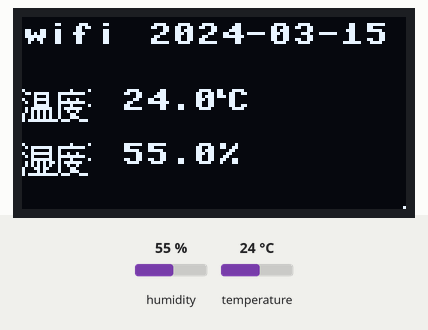
Simulated run of this program. Board: ESP32 board running MicroPython. Parts: 128×64 one-colour display. The inputs (shaded band) are chosen by the test bench; at power-on: humidity 55 %, temperature 24 °C. WiFi joins after 1.5 s; the clock reads 2024-03-15 10:24:30 at power-on unless the program sets it; no MQTT or app messages arrive unless stated; library files of the repository ran but are not shown: ssd1306.py, font_cn.py; what the program prints to the serial console is not drawn.

Above: at 3.3 s.
3.4 s: humidity set to 22 %
At 5.4 s:
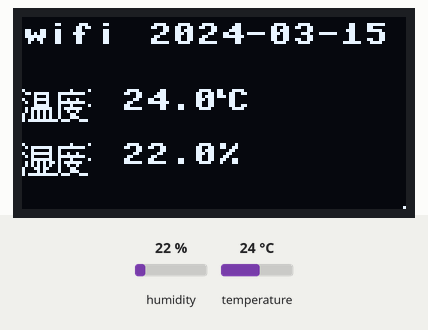
6.2 s: temperature set to 12 °C
At 7.2 s:
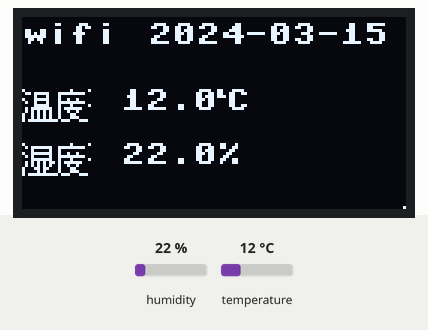
9.0 s: humidity set to 40 %
At 11.8 s:
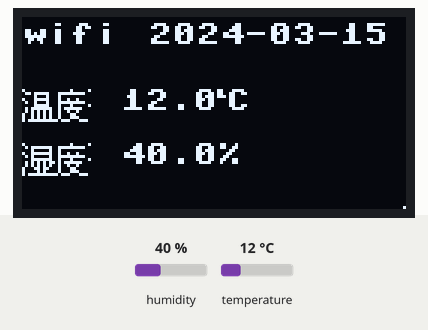
12.3 s: temperature set to 19 °C
Timing chart, 0 to 15.3 s (numbered marks = the images above; inputs shaded):
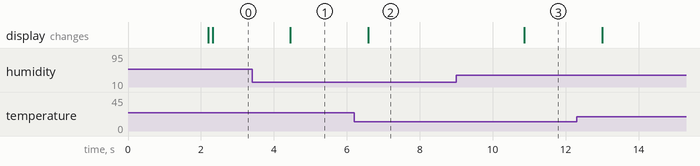

The program:

sensor.py
```python
from wifi import wifi
from mqtt_pub import connect_mqtt, mqtt_publish_env
import machine
import network
import dht
import ssd1306
import time
import oled_layout

wifiStatu = False if wifi is None else wifi.isconnected()

if wifiStatu:
    print("✅ 已连接网络:", wifi.ifconfig())
else:
    print("❌ 网络未连接")

# 获取mqtt连接状态
qtStatu = connect_mqtt()

# --- 初始化硬件 ---
# DHT22 传感器
dht_pin = machine.Pin(5)
sensor = dht.DHT22(dht_pin)

# OLED 显示 (I2C, SDA=17, SCL=18)
# 此处有坑，我的引脚是 17 和 18，但有些板子可能是 21 和 22，需要你通过checkLedGpi脚本进行检测
i2c = machine.SoftI2C(sda=machine.Pin(17), scl=machine.Pin(18))
oled = ssd1306.SSD1306_I2C(128, 64, i2c)


def get_time_string(wifi_on):
    """联网则从网络同步时间，否则用本地 RTC"""
    try:
        if wifi_on:
            import ntptime
            ntptime.settime()

            t = time.localtime()  # 默认是 UTC
        else:
            t = time.localtime(time.time() + 8 * 3600)

        return "{:04d}-{:02d}-{:02d} {:02d}:{:02d}:{:02d}".format(
            t[0], t[1], t[2], t[3], t[4], t[5]
        )
    except Exception:
        return "2000-01-01 00:00:00"


while True:
    try:
        # 读取 DHT22
        sensor.measure()
        t = round(sensor.temperature(), 1)
        h = round(sensor.humidity(), 1)
        print(f"{t:.1f}°C, {h:.1f}%")

        now_str = get_time_string(wifiStatu)

        # --- 渲染 OLED ---
        oled_layout.render(oled, t, h, now_str, wifiStatu)

        # 发布 MQTT 消息
        if qtStatu is True:
            mqtt_publish_env(t, h, now_str)

        print(f"{now_str} temp is {t}，humi is {h}");

    except Exception as e:
        print("Error:", e)

    time.sleep(2)
```

wifi.py
```python
def connect_wifi(ssid, password, timeout=5):
    import network
    import time

    wifi = network.WLAN(network.STA_IF)
    wifi.active(True)

    if not wifi.active():
        print("❌ WiFi 模块激活失败")
        return None

    print('Connecting to network...')
    try:
        wifi.connect(ssid, password)
    except OSError as e:
        print(f"❌ WiFi 连接调用异常: {e}")
        return None

    start_time = time.time()
    while not wifi.isconnected():
        if time.time() - start_time > timeout:
            print(f"❌ Failed to connect to WiFi '{ssid}' within {timeout} seconds.")
            return None
        time.sleep(1)

    print('✅ Network connected:', wifi.ifconfig())
    return wifi


ssid = 'Mint iPhone'  # 替换为你的WiFi名称
password = 'lovemint'  # 替换为你的WiFi密码

wifi = connect_wifi(ssid, password)
if wifi is None:
    print("⚠️ 无法连接到网络，请检查 WiFi 名称和密码。")
```

mqtt_pub.py
```python
# mqtt_pub.py — minimal MQTT helper for ESP32/MicroPython
# Responsibilities:
#   1) connect_mqtt(...) : establish a global MQTT client
#   2) mqtt_publish_env(temp, humi, timestamp, mqtt_topic=...) : publish JSON once
#      (only if connected; otherwise return False)

from umqtt.simple import MQTTClient
import machine
import network
import ujson

# ---- Module-global MQTT client ----
_mqtt_client = None

# ---- Defaults (can be overridden via function args) ----
MQTT_SERVER = "broker.emqx.io"
MQTT_PORT = 1883
MQTT_TOPIC = b"esp32/senor"


def connect_mqtt(mqtt_server=MQTT_SERVER, mqtt_port=MQTT_PORT, client_id=None):
    """Connect to MQTT and keep a global client. Return True on success, False otherwise."""
    global _mqtt_client
    if client_id is None:
        try:
            client_id = "esp32_" + machine.unique_id().hex()
        except Exception:
            client_id = "esp32_client"
    try:
        c = MQTTClient(client_id, mqtt_server, mqtt_port)
        c.connect()
        _mqtt_client = c
        print("✓ MQTT已连接: {}:{} (client_id={})".format(mqtt_server, mqtt_port, client_id))
        return True
    except Exception as e:
        print("✗ MQTT连接失败:", e)
        _mqtt_client = None
        return False


def mqtt_publish_env(temp, humi, timestamp, mqtt_topic=MQTT_TOPIC):
    """Publish one JSON message {temperature_c, humidity_pct, timestamp}.
    Only works when MQTT is connected (via connect_mqtt). Returns True/False.
    """
    global _mqtt_client
    if _mqtt_client is None:
        print("✗ 未连接MQTT，放弃发布")
        return False
    try:
        payload = {
            "temperature_c": None if temp is None else round(float(temp), 1),
            "humidity_pct": None if humi is None else round(float(humi), 1),
            "timestamp": str(timestamp or ""),
        }
        msg = ujson.dumps(payload)
        topic = mqtt_topic if isinstance(mqtt_topic, (bytes, bytearray)) else str(mqtt_topic).encode()
        _mqtt_client.publish(topic, msg)
        print("✓ 发布成功 -> {}: {}".format(topic.decode(), msg))
        return True
    except Exception as e:
        print("✗ 发布失败:", e)
        return False
```

oled_layout.py
```python
# Auto-generated by oled_preview_and_export.py
# Layout:
#  L1: if wifi_on: "wifi" + fixed spacing + datetime string (YYYY-MM-DD HH:mm)
#      else: datetime string only
#  L2: "温度：" + fixed spacing + xx.x°C
#  L3: "湿度：" + fixed spacing + yy.y%

try:
    import font_cn
    CN_FONT = font_cn.FONT
except Exception:
    CN_FONT = {}

W = 128
H = 64
SP = 10

def _clip(v, lo, hi):
    return max(lo, min(hi, v))

def _char_width(ch):
    o = ord(ch)
    if 32 <= o <= 126:
        return 8
    g = CN_FONT.get(ch) or CN_FONT.get(ch.encode("unicode_escape").decode("ascii"))
    if g:
        return g['w']
    return 12

def _text_width(text):
    w = 0
    for ch in str(text or ""):
        w += _char_width(ch)
    return w

def _blit_bitmap(oled, x, y, w, h, data_bytes):
    byte_idx = 0
    for yy in range(h):
        bits_left = 0
        cur = 0
        for xx in range(w):
            if bits_left == 0:
                cur = data_bytes[byte_idx]
                byte_idx += 1
                bits_left = 8
            bit = (cur & 0x80) != 0
            cur = (cur << 1) & 0xFF
            bits_left -= 1
            if 0 <= x+xx < oled.width and 0 <= y+yy < oled.height:
                if bit:
                    oled.pixel(x+xx, y+yy, 1)

def _draw_glyph(oled, ch, x, y):
    o = ord(ch)
    if 32 <= o <= 126:
        yy = y if oled.height < 8 else _clip(y, 0, oled.height - 8)
        oled.text(ch, x, yy, 1)
        return x + 8
    g = CN_FONT.get(ch) or CN_FONT.get(ch.encode("unicode_escape").decode("ascii"))
    if g:
        _blit_bitmap(oled, x, y, g['w'], g['h'], g['data'])
        return x + g['w']
    return x + 12

def _draw_text(oled, text, x, y, max_w=None, ellipsis=True):
    text = str(text or "")
    used = 0
    out = []
    for ch in text:
        w = _char_width(ch)
        if max_w is not None and used + w > max_w:
            if ellipsis and used + _char_width('…') <= (max_w or 9999):
                out.append('…')
            break
        out.append(ch)
        used += w
    cx = x
    for ch in out:
        cx = _draw_glyph(oled, ch, cx, y)

def _normalize_dt(s):
    # Return YYYY-MM-DD HH:mm without using datetime/strptime (MicroPython-safe)
    s = str(s or "")
    if len(s) >= 16:
        return s[:16]
    try:
        from time import localtime
        t = localtime()
        return "%04d-%02d-%02d %02d:%02d" % (t[0], t[1], t[2], t[3], t[4])
    except Exception:
        return s

def render(oled, temp_c, humi, now_str, wifi_on):
    W = oled.width
    H = oled.height
    oled.fill(0)

    # Prepare datetime string in format YYYY-MM-DD HH:mm
    dt_display = _normalize_dt(now_str)

    # L1: if wifi_on, prefix "wifi" + fixed spacing + datetime, else datetime only
    if wifi_on:
        label = "wifi"
        label_w = _text_width(label)
        _draw_text(oled, label, 0, 2)
        _draw_text(oled, dt_display, label_w + SP, 2, max_w=W, ellipsis=True)
    else:
        _draw_text(oled, dt_display, 0, 2, max_w=W, ellipsis=True)

    # L2: "温度：" + fixed spacing + xx.x°C
    label_temp = "温度："
    label_temp_w = _text_width(label_temp)
    try:
        t_str = '{:.1f}'.format(temp_c)
    except Exception:
        t_str = 'NaN'
    temp_line = t_str + "°C"
    _draw_text(oled, label_temp, 0, 24)
    _draw_text(oled, temp_line, label_temp_w + SP, 24, max_w=W)

    # L3: "湿度：" + fixed spacing + yy.y%
    label_humi = "湿度："
    label_humi_w = _text_width(label_humi)
    try:
        h_str = '{:.1f}'.format(humi)
    except Exception:
        h_str = 'NaN'
    humi_line = h_str + "%"
    _draw_text(oled, label_humi, 0, 42)
    _draw_text(oled, humi_line, label_humi_w + SP, 42, max_w=W)

    oled.pixel(W-1, H-1, 1)
    oled.show()
```

Measured:
- after the input at 3.4 s, the display: changes after 1.1 s (image 1)
- after the input at 6.2 s, the display: changes after 0.39 s (image 2)
- after the input at 9.0 s, the display: changes after 1.9 s (image 3)
